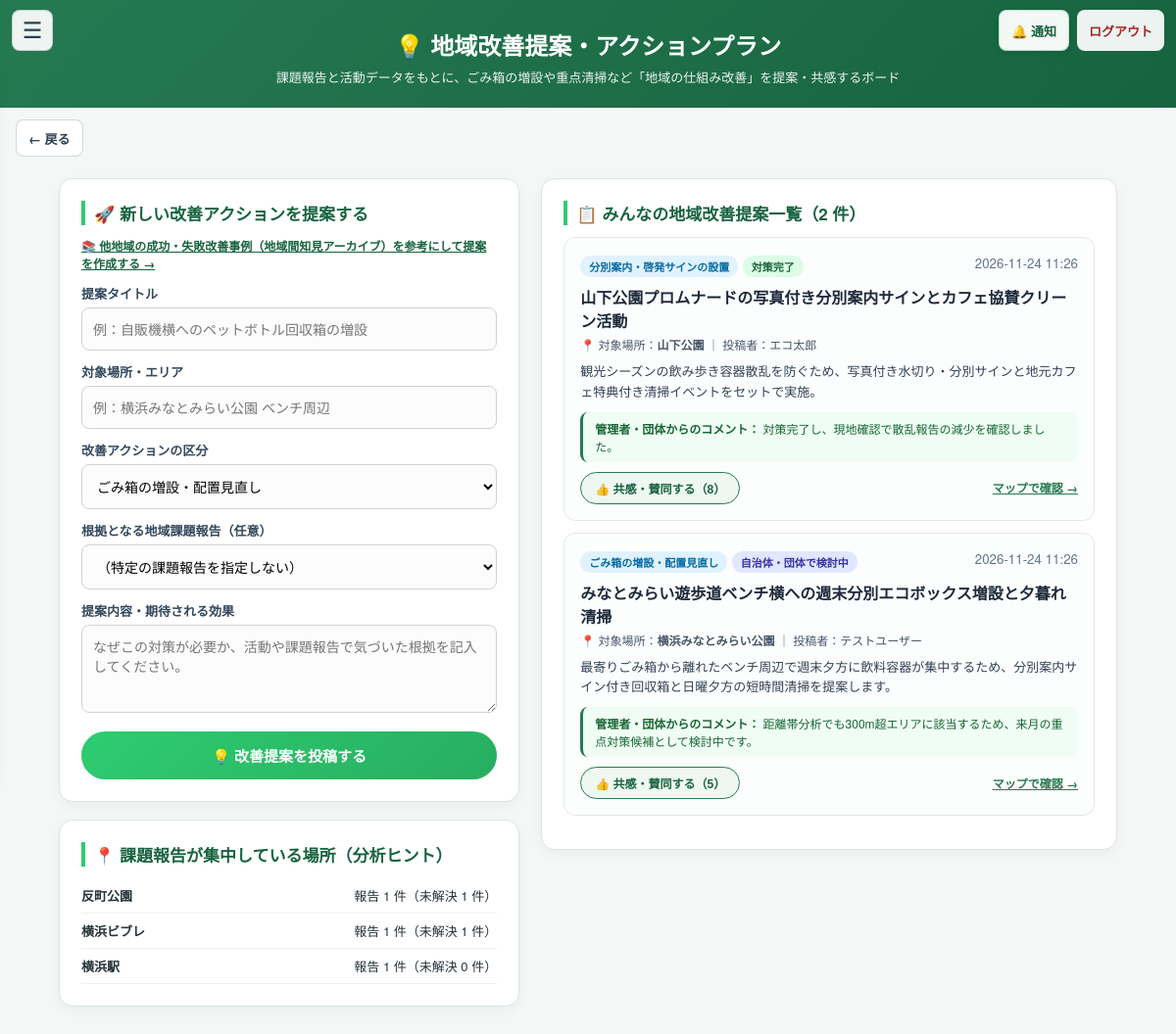
The page /proposals (signed in) on the database its author committed.
### tables this page shows
CREATE TABLE issue_reports (
                id INTEGER PRIMARY KEY AUTOINCREMENT,
                user_id INTEGER NOT NULL,
                title TEXT NOT NULL,
                location TEXT NOT NULL,
                latitude REAL CHECK(latitude IS NULL OR (latitude >= -90 AND latitude <= 90)),
                longitude REAL CHECK(longitude IS NULL OR (longitude >= -180 AND longitude <= 180)),
                trash_type TEXT NOT NULL DEFAULT 'ペットボトル・飲料容器',
                severity TEXT NOT NULL DEFAULT 'medium'
                    CHECK(severity IN ('low', 'medium', 'high')),
                description TEXT,
                image_path TEXT,
                ai_detected_count INTEGER,
                status TEXT NOT NULL DEFAULT 'open'
                    CHECK(status IN ('open', 'in_progress', 'resolved')),
                created_at TEXT NOT NULL DEFAULT CURRENT_TIMESTAMP, action_note TEXT NOT NULL DEFAULT '', reviewed_by INTEGER REFERENCES users(id), reviewed_at TEXT, environment_status TEXT NOT NULL DEFAULT 'unverified' CHECK(environment_status IN ('unverified', 'improved', 'unchanged', 'worsened', 'recurred')), environment_note TEXT NOT NULL DEFAULT '', environment_checked_by INTEGER REFERENCES users(id), environment_checked_at TEXT, report_type TEXT NOT NULL DEFAULT 'litter', bin_problem_type TEXT NOT NULL DEFAULT '', bin_id INTEGER REFERENCES trash_bins(id) ON DELETE SET NULL,
                FOREIGN KEY (user_id) REFERENCES users(id)
            );

CREATE TABLE improvement_proposals (
                id INTEGER PRIMARY KEY AUTOINCREMENT,
                user_id INTEGER NOT NULL,
                author_role TEXT NOT NULL DEFAULT 'user'
                    CHECK(author_role IN ('user', 'organizer', 'admin')),
                title TEXT NOT NULL,
                location TEXT NOT NULL,
                proposal_type TEXT NOT NULL DEFAULT 'ごみ箱の増設・配置見直し',
                issue_report_id INTEGER REFERENCES issue_reports(id) ON DELETE SET NULL,
                description TEXT NOT NULL DEFAULT '',
                status TEXT NOT NULL DEFAULT 'proposed'
                    CHECK(status IN ('proposed', 'under_review', 'adopted', 'completed')),
                support_count INTEGER NOT NULL DEFAULT 0,
                admin_comment TEXT NOT NULL DEFAULT '',
                created_at TEXT NOT NULL DEFAULT CURRENT_TIMESTAMP, implementation_details TEXT NOT NULL DEFAULT '', implemented_on TEXT, outcome_note TEXT NOT NULL DEFAULT '',
                FOREIGN KEY (user_id) REFERENCES users(id)
            );

CREATE TABLE users (
                    id INTEGER PRIMARY KEY AUTOINCREMENT,
                    email TEXT UNIQUE,
                    password TEXT,
                    name TEXT,
                    role TEXT,
                    total_points INTEGER DEFAULT 0 CHECK(total_points >= 0)
                , login_destination TEXT NOT NULL
                    DEFAULT 'user'
                    CHECK(login_destination IN ('user', 'organizer')), onboarding_completed INTEGER NOT NULL
                    DEFAULT 0 CHECK(onboarding_completed IN (0, 1)), is_active INTEGER NOT NULL
                    DEFAULT 1 CHECK(is_active IN (0, 1)));

### app.py (the view, shortened to what this page needs)
@app.route('/proposals', methods=['GET', 'POST'])
@user_required
def improvement_proposals_board():
    user_id = session['user_id']
    error_msg = None
    form_values = {
        'title': '',
        'location': request.args.get('location', '').strip(),
        'proposal_type': PROPOSAL_TYPES[0],
        'issue_report_id': request.args.get('issue_id', '').strip(),
        'description': '',
    }
    conn = get_db()
    try:
        raw_issue_id = form_values['issue_report_id']
        from_case_id = request.args.get('from_case', type=int)
        proposals = [
            dict(row) for row in conn.execute('''
                SELECT p.*, u.name AS author_name,
                       i.title AS issue_title,
                       EXISTS (
                           SELECT 1 FROM improvement_proposal_supports s
                           WHERE s.proposal_id = p.id AND s.user_id = ?
                       ) AS supported_by_me
                FROM improvement_proposals p
                LEFT JOIN users u ON u.id = p.user_id
                LEFT JOIN issue_reports i ON i.id = p.issue_report_id
                ORDER BY p.support_count DESC, p.id DESC
                LIMIT 50
            ''', (user_id,)).fetchall()
        ]
        selected_issue_id = (
            int(raw_issue_id)
            if request.method == 'GET'
            and raw_issue_id.isdigit()
            and len(raw_issue_id) <= 10
            else None
        )
        issues = conn.execute('''
            SELECT id, title, location, trash_type, status
            FROM issue_reports
            WHERE id IN (
                SELECT id FROM issue_reports ORDER BY id DESC LIMIT 30
            ) OR id = ?
            ORDER BY id DESC
        ''', (selected_issue_id,)).fetchall()
        location_hotspots = conn.execute('''
            SELECT location, COUNT(*) AS report_count,
                   SUM(CASE WHEN status != 'resolved' THEN 1 ELSE 0 END) AS open_count
            FROM issue_reports
            GROUP BY location
            ORDER BY report_count DESC, location
            LIMIT 8
        ''').fetchall()
        return render_template(
            'improvement_proposals.html',
            proposals=proposals,
            issues=issues,
            location_hotspots=location_hotspots,
            proposal_types=PROPOSAL_TYPES,
            form=form_values,
            error_msg=error_msg,
        )
    finally:
        conn.close()

### app.py (called while the page is built)
def get_db():
    conn = sqlite3.connect(DATABASE)
    conn.row_factory = sqlite3.Row
    conn.execute("PRAGMA foreign_keys = ON")
    return conn

def user_required(func):
    @wraps(func)
    def wrapper(*args, **kwargs):
        user_id = session.get('user_id')
        if session.get('role') != 'user' or not user_id:
            return redirect(url_for('login'))
        conn = get_db()
        try:
            user = conn.execute(
                'SELECT role, is_active FROM users WHERE id = ?', (user_id,)
            ).fetchone()
        finally:
            conn.close()
        if not user or user['role'] != 'user' or not user['is_active']:
            session.clear()
            return redirect(url_for('login'))
        return func(*args, **kwargs)
    return wrapper

@app.template_filter('jst_datetime')
def format_jst_datetime(value):
    if not value:
        return ''
    try:
        parsed = datetime.fromisoformat(value)
    except (TypeError, ValueError):
        return value
    if parsed.tzinfo is None:
        parsed = parsed.replace(tzinfo=timezone.utc)
    return parsed.astimezone(timezone(timedelta(hours=9))).strftime('%Y-%m-%d %H:%M')

def _detect_view_mode():
    ua = (request.headers.get('User-Agent') or '').lower()
    if any(token in ua for token in ('mobile', 'android', 'iphone', 'ipod', 'iemobile')):
        return 'mobile'
    return 'pc'

@app.context_processor
def inject_csrf_token():
    if 'csrf_token' not in session:
        session['csrf_token'] = secrets.token_urlsafe(32)
    unread_notifications = 0
    if session.get('role') == 'user' and session.get('user_id'):
        conn = get_db()
        try:
            unread_notifications = conn.execute('''
                SELECT COUNT(*) FROM user_notifications
                WHERE user_id = ? AND read_at IS NULL
            ''', (session['user_id'],)).fetchone()[0]
        finally:
            conn.close()
    effective_view = _detect_view_mode()
    return {
        'csrf_token': session['csrf_token'],
        'unread_notifications': unread_notifications,
        'view_mode': effective_view,
        'region_profile': get_region_profile(),
    }

### templates/improvement_proposals.html (shortened to what this page needs)
<!DOCTYPE html>
<html lang="ja">
<head>
</head>
<body data-view-mode="{{ view_mode }}">
    {% include "_user_navigation.html" %}
    <div class="header">
        <h1>💡 地域改善提案・アクションプラン</h1>
        <p>課題報告と活動データをもとに、ごみ箱の増設や重点清掃など「地域の仕組み改善」を提案・共感するボード</p>
    </div>
    {% include "_user_page_back.html" %}
    <div class="container">
        <div class="layout-grid">
            <div>
                <div class="card">
                    <h2>🚀 新しい改善アクションを提案する</h2>
                    <p style="margin:0 0 12px; font-size:12px;">
                        <a href="{{ url_for('regional_knowledge_base') }}" style="color:#17633f; font-weight:700; text-decoration:underline;">
                            📚 他地域の成功・失敗改善事例（地域間知見アーカイブ）を参考にして提案を作成する →
                        </a>
                    </p>
                    <form method="POST" action="{{ url_for('improvement_proposals_board') }}">
                        <label for="title">提案タイトル</label>
                        <input id="title" name="title" type="text" maxlength="100" required value="{{ form.title }}" placeholder="例：自販機横へのペットボトル回収箱の増設">
                        <label for="location">対象場所・エリア</label>
                        <input id="location" name="location" type="text" maxlength="200" required value="{{ form.location }}" placeholder="例：横浜みなとみらい公園 ベンチ周辺">
                        <label for="proposal_type">改善アクションの区分</label>
                        <select id="proposal_type" name="proposal_type">
                            {% for ptype in proposal_types %}
                                <option value="{{ ptype }}" {% if form.proposal_type == ptype %}selected{% endif %}>{{ ptype }}</option>
                            {% endfor %}
                        </select>
                        <label for="issue_report_id">根拠となる地域課題報告（任意）</label>
                        <select id="issue_report_id" name="issue_report_id">
                            <option value="">（特定の課題報告を指定しない）</option>
                        </select>
                        <label for="description">提案内容・期待される効果</label>
                        <textarea id="description" name="description" maxlength="500" required placeholder="なぜこの対策が必要か、活動や課題報告で気づいた根拠を記入してください。">{{ form.description }}</textarea>
                        <button type="submit" class="submit-btn">💡 改善提案を投稿する</button>
                    </form>
                </div>
                <div class="card">
                    <h2>📍 課題報告が集中している場所（分析ヒント）</h2>
                    {% if location_hotspots %}
                        {% for spot in location_hotspots %}
                            <div class="hotspot-row">
                                <span><strong>{{ spot.location }}</strong></span>
                                <span>報告 {{ spot.report_count }} 件（未解決 {{ spot.open_count }} 件）</span>
                            </div>
                        {% endfor %}
                    {% else %}
                        <p style="font-size:13px; color:#64748b;">まだ課題報告データがありません。</p>
                    {% endif %}
                </div>
            </div>
            <div>
                <div class="card">
                    <h2>📋 みんなの地域改善提案一覧（{{ proposals|length }} 件）</h2>
                    {% set status_labels = {'proposed': '提案中', 'under_review': '自治体・団体で検討中', 'adopted': '採用・実施決定', 'completed': '対策完了'} %}
                    {% for p in proposals %}
                        <article class="proposal-item">
                            <div style="display:flex; justify-content:space-between; align-items:flex-start; gap:8px; flex-wrap:wrap;">
                                <div>
                                    <span class="badge badge-type">{{ p.proposal_type }}</span>
                                    <span class="badge badge-status-{{ p.status }}">{{ status_labels.get(p.status, p.status) }}</span>
                                </div>
                                <small style="color:#64748b;">{{ p.created_at|jst_datetime }}</small>
                            </div>
                            <h3 style="margin:8px 0 4px; font-size:16px; color:#1e293b;">{{ p.title }}</h3>
                            <div style="font-size:12px; color:#475569; margin-bottom:8px;">
                                📍 対象場所：<strong>{{ p.location }}</strong> ｜ 投稿者：{{ p.author_name or 'ユーザー' }}
                            </div>
                            <p style="margin:0 0 10px; font-size:13px; line-height:1.6; color:#334155; white-space:pre-line;">{{ p.description }}</p>
                            {% if p.admin_comment %}
                                <div style="padding:8px 12px; border-radius:8px; background:#f0fdf4; border-left:3px solid #257a52; font-size:12px; color:#166534; margin-bottom:10px;">
                                    <strong>管理者・団体からのコメント：</strong> {{ p.admin_comment }}
                                </div>
                            {% endif %}
                            <div style="display:flex; justify-content:space-between; align-items:center;">
                                <form method="POST" action="{{ url_for('support_improvement_proposal', proposal_id=p.id) }}" style="margin:0;">
                                    <button type="submit" class="support-btn {{ 'supported' if p.supported_by_me }}">
                                        👍 共感・賛同する（{{ p.support_count }}）
                                    </button>
                                </form>
                                <a href="{{ url_for('regional_map') }}" style="font-size:12px; color:#257a52; font-weight:700;">マップで確認 →</a>
                            </div>
                        </article>
                    {% else %}
                        <p style="font-size:14px; color:#64748b;">まだ改善提案はありません。左のフォームから最初の提案を投稿してみましょう！</p>
                    {% endfor %}
                </div>
            </div>
        </div>
    </div>
</body>
</html>

### templates/improvement_proposals.html (style rules this page uses)
body { font-family: 'Helvetica Neue', Arial, sans-serif; margin: 0; background: #f4f7f6; color: #263238; }
.header { background: linear-gradient(135deg, #257a52, #17633f); color: #fff; padding: 28px 20px 22px; text-align: center; }
.header h1 { margin: 0 0 6px; font-size: 24px; }
.header p { margin: 0; font-size: 13px; opacity: .92; }
.container { max-width: 1080px; margin: 22px auto; padding: 0 16px 40px; }
.layout-grid { display: grid; grid-template-columns: 1fr 1.25fr; gap: 22px; align-items: start; }
.card { background: #fff; border: 1px solid #dce5e1; border-radius: 14px; padding: 22px; margin-bottom: 18px; box-shadow: 0 4px 14px rgba(0,0,0,.04); }
.card h2 { margin: 0 0 12px; font-size: 17px; color: #17633f; border-left: 4px solid #2ecc71; padding-left: 9px; }
label { display: block; font-weight: 700; font-size: 13px; margin: 12px 0 5px; color: #34495e; }
input[type="text"], select, textarea { width: 100%; box-sizing: border-box; padding: 11px; border: 1px solid #ccd6d2; border-radius: 8px; font: inherit; font-size: 14px; background: #fcfcfc; }
textarea { min-height: 90px; resize: vertical; }
.submit-btn { width: 100%; margin-top: 14px; padding: 14px; border: 0; border-radius: 26px; background: linear-gradient(135deg, #2ecc71, #27ae60); color: #fff; font-size: 15px; font-weight: 700; cursor: pointer; }
.proposal-item { border: 1px solid #e2e8f0; border-radius: 12px; padding: 16px; margin-bottom: 12px; background: #fcfefd; }
.badge { display: inline-block; padding: 3px 9px; border-radius: 999px; font-size: 11px; font-weight: 700; }
.badge-type { background: #e0f2fe; color: #0369a1; }
.badge-status-under_review { background: #e0e7ff; color: #3730a3; }
.badge-status-adopted, .badge-status-completed { background: #dcfce7; color: #166534; }
.support-btn { display: inline-flex; align-items: center; gap: 5px; padding: 7px 14px; border: 1px solid #257a52; border-radius: 20px; background: #eef7f1; color: #17633f; font-size: 12px; font-weight: 700; cursor: pointer; }
.hotspot-row { display: flex; justify-content: space-between; align-items: center; padding: 8px 0; border-bottom: 1px solid #edf2f7; font-size: 13px; }

### rows shown on the page
issue_reports: location "反町公園", report_count "1", open_count "1"
issue_reports: location "横浜ビブレ", report_count "1", open_count "1"
issue_reports: location "横浜駅", report_count "1", open_count "0"
improvement_proposals: proposal_type "分別案内・啓発サインの設置", get "対策完了", created_at|jst_datetime "2026-11-24 11:26", title "山下公園プロムナードの写真付き分別案内サインとカフェ協賛クリーン活動", location "山下公園", name "エコ太郎", description "観光シーズンの飲み歩き容器散乱を防ぐため、写真付き水切り・分別サインと地元カフェ特典付き清掃イベントをセットで実施。", admin_comment "対策完了し、現地確認で散乱報告の減少を確認しました。", support_count "8"
improvement_proposals: proposal_type "ごみ箱の増設・配置見直し", get "自治体・団体で検討中", created_at|jst_datetime "2026-11-24 11:26", title "みなとみらい遊歩道ベンチ横への週末分別エコボックス増設と夕暮れ清掃", location "横浜みなとみらい公園", name "テストユーザー", description "最寄りごみ箱から離れたベンチ周辺で週末夕方に飲料容器が集中するため、分別案内サイン付き回収箱と日曜夕方の短時間清掃を提案します。", admin_comment "距離帯分析でも300m超エリアに該当するため、来月の重点対策候補として検討中です。", support_count "5"

### other values the page prints
{{ proposals|length }} "2"
form field proposal_type "ごみ箱の増設・配置見直し"
